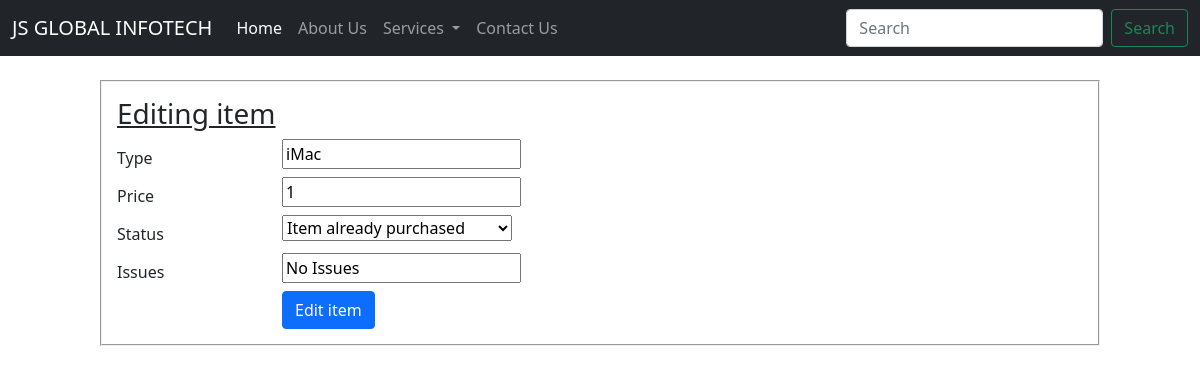
Screenshot of /services/hardwares/laptops/edit_item/11 with the database file from the repository.
### mysite_inventory/models.py (models this page shows, shortened)
class Device(models.Model):
    type = models.CharField(max_length=200, blank=False)
    price = models.IntegerField()
    choices = (
        ('AVAILABLE', 'Item ready to be purchased'),
        ('SOLD', 'Item already purchased'),
        ('RESTOCKING', 'Item restocking in few days')
    )
    status = models.CharField(max_length=10, choices=choices, default='SOLD')
    issues = models.CharField(max_length=50, default="No Issues")
    class Meta:
        abstract = True

class Laptop(Device):
    pass

### mysite_inventory/views.py (the view)
# urls.py: url(r'^laptops/edit_item/(?P<pk>\d+)$', edit_laptop, name="edit_laptop"),
def edit_laptop(request, pk):
    return edit_item(request, pk, Laptop, LaptopForm)

### mysite_inventory/forms.py
class LaptopForm(forms.ModelForm):
    class Meta:
        model = Laptop
        fields = ('type', 'price', 'status', 'issues')

### mysite_inventory/views.py (called while the page is built)
def edit_item(request, pk, model, cls):
    item = get_object_or_404(model, pk=pk)
    if request.method == "POST":
        form = cls(request.POST, instance=item)
        if form.is_valid():
            form.save()
            return redirect('index')
    else:
        form = cls(instance=item)
        return render(request, 'inv/edit_item.html', {'form': form})

### mysite_inventory/templates/inv/edit_item.html (shortened to what this page needs)
{% extends 'base.html' %} {% block body %} {% load static %}
<link rel="stylesheet" type="text/css" href="{% static '/css/style.css' %}" />
<br />
<div class="container col-md-10 edit_box">
  <form method="POST">
    <h3><u>Editing item</u></h3>
    {% for field in form %}
    <div class="form-group row">
      <label for="id_{{ field.name }}" class="col-2 col-form-label"
        >{{ field.label }}</label
      >
      <div class="col-10">{{ field }}</div>
    </div>
    {% endfor %}
    <div class="form-group row">
      <div class="offset-sm-2 col-sm-6">
        <button type="submit" class="btn btn-primary">Edit item</button>
      </div>
    </div>
  </form>
</div>
{% endblock %}

### static/css/style.css (style rules this page uses)
.edit_box { border-style: groove; border-width: 2px; padding: 15px; }

### rows the page displays
Laptop: form "iMac" "1" "Item already purchased" "No Issues"

### other values shown
{{ field.label }} "Type" "Price" "Status" "Issues"
